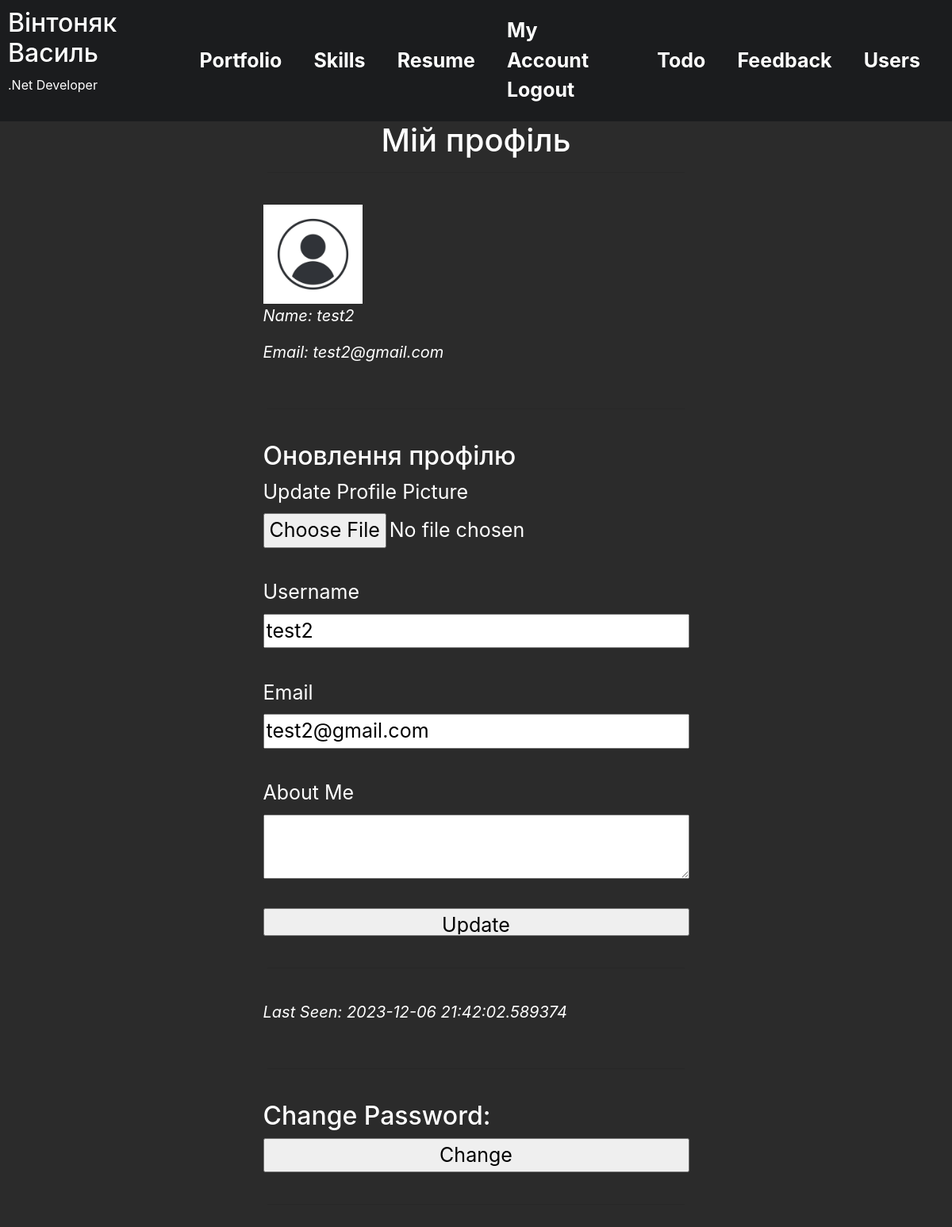
Page /account (signed in) on the committed database.
### app/models.py (models this page shows, shortened)
class User(db.Model):
    id = db.Column(db.Integer, primary_key=True)
    username = db.Column(db.String(64), index=True, unique=True, nullable=False)
    email = db.Column(db.String(120), index=True, unique=True, nullable=False)
    about_me = db.Column(db.String(140))
    last_seen = db.Column(db.DateTime, default=datetime.now())
    image_file = db.Column(db.String(20), nullable=False, default='default.jpg')
    password = db.Column(db.String(60), nullable=False)

### app/views.py (the view)
@app.route('/account', methods=['GET', 'POST'])
@login_required
def account():
    form = UpdateAccountForm()
    if form.validate_on_submit():
        current_user.username = form.username.data
        current_user.email = form.email.data
        current_user.about_me = form.about_me.data
        if form.picture.data:
            picture_file = save_picture(form.picture.data)
            current_user.image_file = picture_file
        db.session.commit()
        flash('Your account has been updated!', 'success')
        return redirect(url_for('account'))
    elif request.method == 'GET':
        form.username.data = current_user.username
        form.email.data = current_user.email
        form.about_me.data = current_user.about_me
    return render_template('account.html', form=form)

### app/forms.py (shortened to what this page needs)
class UpdateAccountForm(FlaskForm):
    username = StringField('Username', validators=[
        DataRequired(),
        Length(min=2, max=20),
    ])
    email = StringField('Email', validators=[DataRequired(), Email()])
    picture = FileField('Update Profile Picture', validators=[FileAllowed(['jpg', 'png'])])
    about_me = TextAreaField('About Me', validators=[Length(max=140)])
    submit = SubmitField('Update')

### app/__init__.py (called while the page is built)
@login_manager.user_loader
def load_user(user_id):
    from app.models import User
    return User.query.get(int(user_id))

### app/views.py (called while the page is built)
@app.after_request
def after_request(response):
    if current_user.is_authenticated:
        current_user.last_seen = datetime.now()
        try:
            db.session.commit()
        except:
            flash('Error while updating user last seen!', 'danger')
    return response

### app/templates/account.html (shortened to what this page needs)
{% extends 'base.html' %}
{% block content %}
{% if current_user.is_authenticated %}
    <div class="center_block">
        <h1 class="namesH">Мій профіль</h1><hr><br>
        <img src="{{ url_for('static', filename='images/' + current_user.image_file) }}" alt="Photo" class="user_image">
        <p class="account_text">Name: {{ current_user.username }}</p>
        <p class="account_text">Email: {{ current_user.email }}</p>
        <br><hr><br>
        <h2>Оновлення профілю</h2>
        <form method="post" action="{{ url_for('account') }}" novalidate enctype="multipart/form-data">
                {{ form.picture.label }}
                {{ form.picture(class="inputs") }} <br>
                {{ form.username.label }}
                {{ form.username(class="inputs") }} <br>
                {{ form.email.label }}
                {{ form.email(class="inputs") }} <br>
                {{ form.about_me.label }}
                {{ form.about_me(class="inputs") }} <br>
                {{ form.submit(class="btn_submit") }}
        </form>
        <br><hr><br>
        {% if current_user.last_seen %}
            <p class="account_text">Last Seen: {{ current_user.last_seen }}</p>
        {% endif %}
        <br><hr><br>
        <h2>Change Password:</h2>
        <form method="post" action="/change_password">
            <input type="submit" value="Change">
        </form><br><hr><br>
    </div>
{% else %}
    <p>Доступ заборонено. Будь ласка, увійдіть в свій акаунт.</p>
{% endif %}
{% endblock %}

### app/static/css/style.css (style rules this page uses)
body { background-color: #2b2b2b; margin: 0; min-height: 100vh; display: flex; flex-direction: column; color: #ffff; }
form { display: flex; flex-direction: column; margin: auto; font-size: 25px; }
.btn_submit { height: 35px; width: 100%; font-size: 25px; margin-top: 20px; margin: auto; }
.inputs { display: flex; font-size: 25px; }
hr { color: white; width: 98%; }
.login_text, .todo_add, .center_block { margin: auto; }
.account_text { font-size: 20px; font-style: italic; }
.namesH, .small_text { text-align: center; }
.user_image { width: 125px; height: 125px; }

### rows in the picture
User: image_file (placeholder picture), username "test2", email "test2@gmail.com", last_seen "2023-12-06 21:42:02.589374"

### other values in the picture
{{ name }} "Portfolio" "Skills" "Resume" "Todo" "Feedback" "Users"
